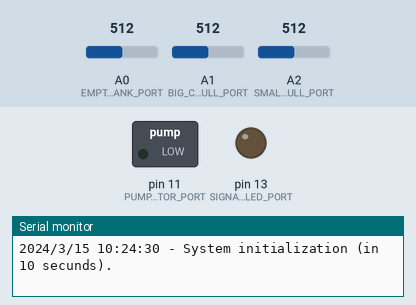
A sketch run on a simulated Arduino Pro Mini, built with avr-gcc and run on an emulated ATmega328P. Parts: switched loads named in the sketch (green lamp = pin HIGH), output pins drawn as LEDs (lit = HIGH), the last lines printed to the serial monitor. The inputs (shaded band) are chosen by the test bench; at power-on: A0 (EMPTY_TANK_PORT) = 512, A1 (BIG_CASCADE_FULL_PORT) = 512, A2 (SMALL_CASCADE_FULL_PORT) = 512. The local clock reads 2024-03-15 10:24:30 at power-on unless the sketch sets it.

Above: at 0.1 s.
At 14.3 s:
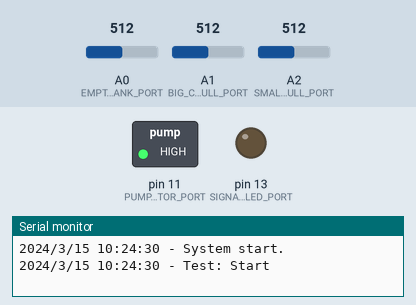
At 52.3 s:
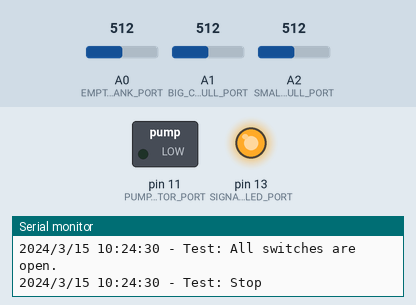
Timing chart, 0 to 56.8 s (numbered marks = the images above):
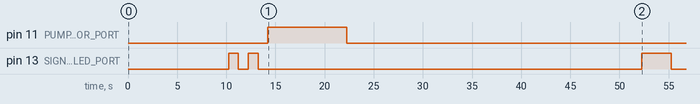

Measured:
- by itself, pin 11 (PUMP_MOTOR_PORT): LOW → HIGH at 14.2 s, → LOW 8.0 s later
- by itself, pin 13 (SIGNALING_LED_PORT): goes HIGH 1.0 s, LOW 1.0 s, HIGH 1.0 s, LOW 39.0 s, HIGH 3.0 s, then LOW

The sketch:

arduino_irrigation_system.ino
```cpp
/*
 * Plant irrigation system using an
 * Atmega328p Arduino Pro Mini board
 *
 *  GameInstance.com
 *  2017
 */

#include <LowPower.h>
#include <Wire.h>
#include "RTClib.h"

/// self test
const bool SELF_TEST = true;
/// continuous test
/// WARNING: must remain false !!!
const bool CONTINUOUS_TEST = false;
/// debug mode
const bool DEBUG = true;
/// compile-time clock setting, goes like this:
/// 1. set it to true, compile the sketch and write it to the MCU
/// 2. reset the MCU and run it once,
/// 3. set it to false, compile the sketch and write it to the MCU
const bool CLOCK_SETUP = false;

/// irrigation period: once every IRRIGATION_PERIOD_DAYS days
const int IRRIGATION_PERIOD_DAYS = 2;
/// irrigation day: between 0 and IRRIGATION_PERIOD_DAYS-1
const int IRRIGATION_DAY = 0;
/// irrigation begin hour: between 0 and 23
const int IRRIGATION_BEGIN_HOUR = 20;
/// irrigation end hour: between 0 and 23
const int IRRIGATION_END_HOUR = 20;
/// irrigation begin minute: between 1 and 60
/// SEEME: why 1-60 and not 0-59 ?!
const int IRRIGATION_BEGIN_MINUTE = 10;
/// irrigation end minute: between 1 and 60
/// SEEME: why 1-60 and not 0-59 ?!
const int IRRIGATION_END_MINUTE = 50;
/// alternating the cascades
const bool CASCADE_ALTERNATION = false;
/// fill just the small cascade
const bool SMALL_CASCADE_ONLY = false;
/// water tank level probing interval in case of low water level [seconds]
const uint32_t WARNING_TANK_LEVEL_PROBING_INTERVAL = 10;

/// pump motor port
const int PUMP_MOTOR_PORT = 11;
/// LED signaling port
const int SIGNALING_LED_PORT = 13;
/// analog input port: empty tank
const int EMPTY_TANK_PORT = A0;
/// analog input port: big cascade full
const int BIG_CASCADE_FULL_PORT = A1;
/// analog input port: small cascade full
const int SMALL_CASCADE_FULL_PORT = A2;

/// clock
RTC_DS1307 RTC;
/// temporal probe
DateTime time;
/// machine state
int state;
/// the unix timestamp of the last water level check in case of low water level
uint32_t tsProbeWarningTankLevel;
/// LED warning state
int stateWarningLED;
/// the unix timestamp of the warning LED state change
uint32_t tsChangeWarningLED;
/// indicates that the state machine needs to sleep longer between iterations
bool bSleepLonger;


void setup() {
  //
  Wire.begin();
  RTC.begin();
  if (CLOCK_SETUP) {
    // sets the clock to the compile date and time
    RTC.adjust(DateTime(__DATE__, __TIME__));
  }
  Serial.begin(9600);
  pinMode(PUMP_MOTOR_PORT, OUTPUT);
  pinMode(SIGNALING_LED_PORT, OUTPUT);
  pinMode(EMPTY_TANK_PORT, INPUT);
  pinMode(BIG_CASCADE_FULL_PORT, INPUT);
  pinMode(SMALL_CASCADE_FULL_PORT, INPUT);
  tsProbeWarningTankLevel = 0;
  stateWarningLED = 0;
  tsChangeWarningLED = 0;
  bSleepLonger = false;
  state = 0;
}

void trace(const String& message) {
  //
  Serial.print(time.year(), DEC);
  Serial.print('/');
  Serial.print(time.month(), DEC);
  Serial.print('/');
  Serial.print(time.day(), DEC);
  Serial.print(' ');
  Serial.print(time.hour(), DEC);
  Serial.print(':');
  Serial.print(time.minute(), DEC);
  Serial.print(':');
  Serial.print(time.second(), DEC);
  Serial.print(" - ");
  Serial.print(message);
  Serial.println();
}

void displayConfig() {
  //
  Serial.print("Irigates once every ");
  Serial.print(IRRIGATION_PERIOD_DAYS, DEC);
  Serial.print(" days, at day ");
  Serial.println(IRRIGATION_DAY, DEC);
  Serial.print("today: ");
  if ((today() % IRRIGATION_PERIOD_DAYS) == IRRIGATION_DAY) {
    //
    Serial.println("yes, ");
  } else {
    //
    Serial.println("no, ");
  }
  Serial.print("today + 1: ");
  if (((today() + 1) % IRRIGATION_PERIOD_DAYS) == IRRIGATION_DAY) {
    //
    Serial.println("yes, ");
  } else {
    //
    Serial.println("no, ");
  }
  Serial.print("today + 2: ");
  if (((today() + 2) % IRRIGATION_PERIOD_DAYS) == IRRIGATION_DAY) {
    //
    Serial.println("yes, ");
  } else {
    //
    Serial.println("no, ");
  }
  Serial.print("today + 3: ");
  if (((today() + 3) % IRRIGATION_PERIOD_DAYS) == IRRIGATION_DAY) {
    //
    Serial.println("yes,");
  } else {
    //
    Serial.println("no,");
  }

  if (CASCADE_ALTERNATION) {
    //
    Serial.print("alternating the cascades - today: ");
    if (((int)(today() / IRRIGATION_PERIOD_DAYS) % 2) == 0) {
      //
      Serial.println("the small cascade, ");
    } else {
      //
      Serial.println("the big cascade, ");
    }
    Serial.print("today + 1: ");
    if (((int)((today() + 1) / IRRIGATION_PERIOD_DAYS) % 2) == 0) {
      //
      Serial.println("the small cascade, ");
    } else {
      //
      Serial.println("the big cascade, ");
    }
    Serial.print("today + 2: ");
    if (((int)((today() + 2) / IRRIGATION_PERIOD_DAYS) % 2) == 0) {
      //
      Serial.println("the small cascade, ");
    } else {
      //
      Serial.println("the big cascade, ");
    }
    Serial.print("today + 3: ");
    if (((int)((today() + 3) / IRRIGATION_PERIOD_DAYS) % 2) == 0) {
      //
      Serial.println("the small cascade.");
    } else {
      //
      Serial.println("the big cascade.");
    }
  } else {
    //
    if (SMALL_CASCADE_ONLY) {
      //
      Serial.println(" just the small cascade,");
    } else {
      //
      Serial.println(" just the big cascade,");
    }
  }
  Serial.print(" between ");
  Serial.print(IRRIGATION_BEGIN_HOUR, DEC);
  Serial.print(":");
  Serial.print(IRRIGATION_BEGIN_MINUTE, DEC);
  Serial.print(" and ");
  Serial.print(IRRIGATION_END_HOUR, DEC);
  Serial.print(":");
  Serial.print(IRRIGATION_END_MINUTE, DEC);
  Serial.println(". ");
  Serial.print("Checking the tank every ");
  Serial.print(WARNING_TANK_LEVEL_PROBING_INTERVAL, DEC);
  Serial.print(" seconds. Today is day #: ");
  Serial.print(today(), DEC);
  Serial.println(".");
}

bool active(int analogInput, int threshold = 500) {
  //
  // Setup:
  //
  //             /
  // [+5v] o----/  ----+---[10k]----o [GND]
  //                   |
  //                   o
  //             [analogInput]
  // On: 1023
  // Off: 0
  // Prag: 500
  int value = analogRead(analogInput);
  if (value > threshold) {
    //
    return true;
  }
  //
  return false;
}

bool tankEmpty() {
  //
  return active(EMPTY_TANK_PORT, 1020);
}

bool bigCascadeFull() {
  //
  return active(BIG_CASCADE_FULL_PORT, 800);
}

bool smallCascadeFull() {
  //
  return active(SMALL_CASCADE_FULL_PORT, 800);
}

int today() {
  // a consistent day representation
  return (int) (time.secondstime() / 86400) + 1;
}

bool cascadeFull() {
  //
  if (CASCADE_ALTERNATION) {
    // alternating the big and small cascade filling
    if (((int)(today() / IRRIGATION_PERIOD_DAYS) % 2) == 0) {
      // the small cascade;
      // for safety, tanking into account the big cascade filling
      return smallCascadeFull()
        || bigCascadeFull();
    }
    // the big cascade
    return bigCascadeFull();
  }
  // filling just a cascade
  if (SMALL_CASCADE_ONLY) {
    // just the small one;
    // for safety, tanking into account the big cascade filling
    return smallCascadeFull()
      || bigCascadeFull();
  }
  // just the big one
  return bigCascadeFull();
}

bool irrigationInterval() {
  //
  if ((today() % IRRIGATION_PERIOD_DAYS) != IRRIGATION_DAY) {
    // not the irrigation day
    return false;
  }
  // the irrigation day
  if ((time.hour() < IRRIGATION_BEGIN_HOUR)
    || (time.hour() > IRRIGATION_END_HOUR)) {
    // outside the irrigation hours
    return false;
  }
  // within the irrigation hours
  if ((time.minute() < IRRIGATION_BEGIN_MINUTE)
    || (time.minute() > IRRIGATION_END_MINUTE)) {
    // outside the irrigation minutes
    return false;
  }
  // within the irrigation interval
  return true;
}

void tankEmptyWarning() {
  //
  uint32_t timestamp = time.unixtime();
  if (timestamp - tsChangeWarningLED > 1) {
    // time to change the LED state
    tsChangeWarningLED = timestamp;
    stateWarningLED = !stateWarningLED;
    digitalWrite(SIGNALING_LED_PORT, stateWarningLED ? HIGH : LOW);
  }
}

bool execute() {
  //
  time = RTC.now();
  bSleepLonger = false;

  if (state == 0) {
    // init
    trace("System initialization (in 10 secunds).");
    delay(10000);
    displayConfig();
    trace("System start.");
    if (SELF_TEST) {
      // with self-testing
      state = 10;
    } else {
      // without self-testing
      state = 1;
    }
  }
  if (state == 10) {
    // self-test: empty tank LED on
    trace("Test: Start");
    digitalWrite(SIGNALING_LED_PORT, HIGH);
    delay(1000);
    state = 11;
  }
  if (state == 11) {
    // self-test: empty tank LED off
    digitalWrite(SIGNALING_LED_PORT, LOW);
    delay(1000);
    state = 12;
  }
  if (state == 12) {
    // self-test: empty tank LED on
    digitalWrite(SIGNALING_LED_PORT, HIGH);
    delay(1000);
    state = 13;
  }
  if (state == 13) {
    // self-test: empty tank LED off
    digitalWrite(SIGNALING_LED_PORT, LOW);
    delay(1000);
    state = 14;
  }
  if (state == 14) {
    // self-test: pump motor on
    digitalWrite(PUMP_MOTOR_PORT, HIGH);
    delay(8000);
    state = 15;
  }
  if (state == 15) {
    // self-test: pump motor off
    digitalWrite(PUMP_MOTOR_PORT, LOW);
    state = 16;
  }
  if (state == 16) {
    // self-test: testing cascade full switches
    for (int i = 0; i < 30; i ++) {
      //
      int cnt = 0;
      if (smallCascadeFull()) {
        //
        trace("Test: The small cascade is full.");
        cnt ++;
      }
      if (bigCascadeFull()) {
        //
        trace("Test: The big cascade is full.");
        cnt ++;
      }
      if (tankEmpty()) {
        //
        trace("Test: The water tank is empty.");
        cnt ++;
      }
      if (cnt == 0) {
        //
        trace("Test: All switches are open.");
      }
      delay(1000);
    }
    if (CONTINUOUS_TEST) {
      //
      state = 16;
    } else {
      trace("Test: Stop");
      digitalWrite(SIGNALING_LED_PORT, HIGH);
      delay(3000);
      digitalWrite(SIGNALING_LED_PORT, LOW);
      state = 1;
    }
  }


  if (state == 1) {
    // tests
    if (tankEmpty()) {
      //
      trace("The water tank is empty!");
      state = 100;
    }
    else {
      // the water tank is not empty
      if (irrigationInterval()) {
        //
        trace("It is the irrigation time.");
        state = 2;
      }
      else {
        // other
        bSleepLonger = true;
      }
    }
  }
  if (state == 2) {
    //
    trace("Starting the pump motor.");
    digitalWrite(PUMP_MOTOR_PORT, HIGH);
    state = 3;
  }
  if (state == 3) {
    // water level testing
    if (tankEmpty()) {
      //
      trace("Water tank got empty! Emergency stop.");
      digitalWrite(PUMP_MOTOR_PORT, LOW);
      state = 100;
    }
    else if (cascadeFull()) {
      //
      trace("The water cascade filled-up.");
      state = 4;
    }
    else if (!irrigationInterval()) {
      //
      trace("The irrigation time is up.");
      state = 4;
    }
    else {
      // the bottle cascade is being filled
    }
  }
  if (state == 4) {
    //
    trace("Stopping the pump motor.");
    digitalWrite(PUMP_MOTOR_PORT, LOW);
    state = 5;
  }
  if (state == 5) {
    // wating for the irrigation time to pass
    if (!irrigationInterval()) {
      //
      trace("The irrigation time has passed.");
      state = 1;
    }
  }

  // WARNING
  if (state == 100) {
    // water tank is empty
    tsProbeWarningTankLevel = time.unixtime();
    state = 101;
  }
  if (state == 101) {
    // testing water tank level
    uint32_t timestamp = time.unixtime();
    tankEmptyWarning();
    if (timestamp - tsProbeWarningTankLevel > WARNING_TANK_LEVEL_PROBING_INTERVAL) {
      // time to test the water tank level
      if (tankEmpty()) {
        // the tank is still empty
        state = 100;
      } else {
        //
        digitalWrite(SIGNALING_LED_PORT, LOW);
        trace("The tank is no longer empty.");
        state = 1;
      }
    }
  }
  return bSleepLonger;
}

void loop() {
  //
  if (execute()) {
    // should sleep longer
    if (DEBUG) {
      //
      trace("Hibernating for 8 seconds.");
      delay(8000);
      trace("Out of the hibernation.");
    } else {
      //
      LowPower.powerDown(SLEEP_8S, ADC_OFF, BOD_OFF);
    }
  } else {
    // should sleep 1 second
    if (DEBUG) {
      //
      delay(1000);
    } else {
      //
      LowPower.powerDown(SLEEP_1S, ADC_OFF, BOD_OFF);
    }
  }
}
```
